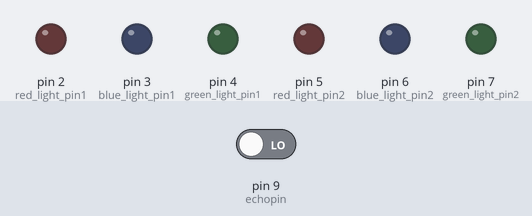
The sketch below on a simulated Arduino Uno, built with avr-gcc and run on an emulated ATmega328P. Parts: output pins drawn as LEDs (lit = HIGH). Inputs (shaded band) come from the test bench; at power-on: pin 9 (echopin) LOW. Pins used as bus, display or sensor lines are not drawn.

Above: at 0.1 s.
At 1.1 s:
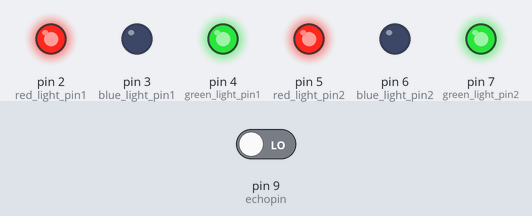
Timing chart, 0 to 2.6 s (numbered marks = the images above):
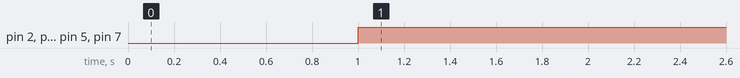

The sketch:

Robot_eyes_ultrasonic.ino
```cpp
const int trigpin=8;
const int echopin=9;
float duration;
float distance;
int red_light_pin1= 2;
int green_light_pin1 = 4;
int blue_light_pin1 = 3;
int red_light_pin2= 5;
int green_light_pin2 = 7;
int blue_light_pin2 = 6;

void setup()
{
  pinMode(trigpin, OUTPUT);
  pinMode(echopin, INPUT);
  pinMode(red_light_pin1, OUTPUT);
  pinMode(green_light_pin1, OUTPUT);
  pinMode(blue_light_pin1, OUTPUT);
  pinMode(red_light_pin2, OUTPUT);
  pinMode(green_light_pin2, OUTPUT);
  pinMode(blue_light_pin2, OUTPUT);

}

void RGB_color(int red_light_value, int green_light_value, int blue_light_value)
 {
  analogWrite(red_light_pin1, red_light_value);
  analogWrite(green_light_pin1, green_light_value);
  analogWrite(blue_light_pin1, blue_light_value);
  analogWrite(red_light_pin2, red_light_value);
  analogWrite(green_light_pin2, green_light_value);
  analogWrite(blue_light_pin2, blue_light_value);
}

void loop()
{

 digitalWrite(trigpin, LOW);
  delayMicroseconds(2);
  digitalWrite(trigpin, HIGH);
  delayMicroseconds(10);

  duration = pulseIn(echopin, HIGH);
  distance = (duration*.0343)/2;


  if ( distance > 100 && distance < 250){
     RGB_color(0, 255, 0); // Green Color

    }


  else
  {
    RGB_color(255, 255, 0); // Yellow Color
  }

}
```

Measured:
- by itself, pin 2 (red_light_pin1), pin 4 (green_light_pin1), pin 5 (red_light_pin2), pin 7 (green_light_pin2): LOW → HIGH at 1.0 s
